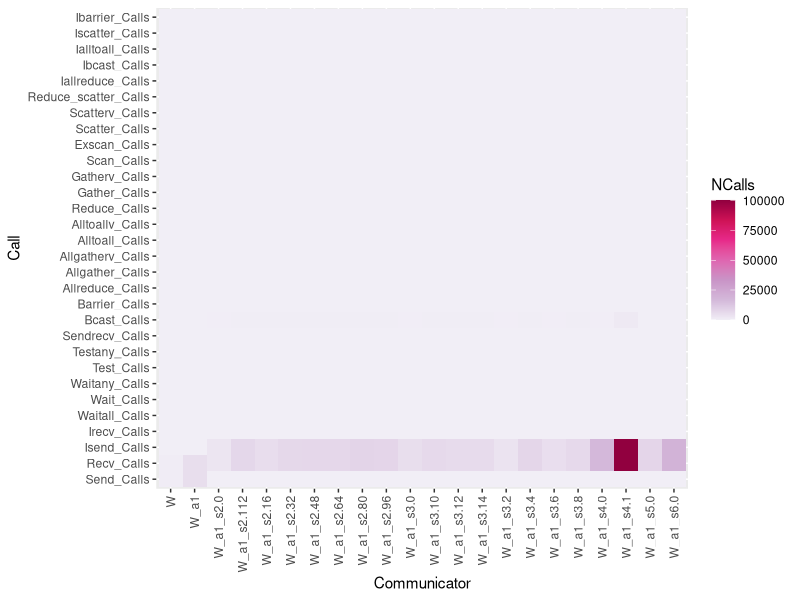
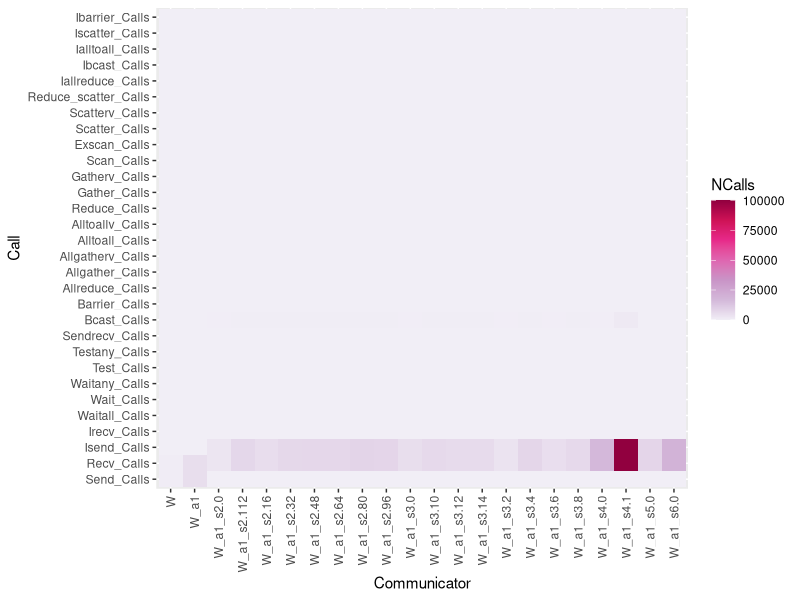

Generate these figures, in order, with R:
df<-read.csv("splatt_128procs_med5tns.csv",header=TRUE,skip=5)
library(ggplot2)
p<-ggplot(data=df[df$Send_Calls > 0, ], aes(x=Comm, y=Send_Calls, fill=Comm)) +
  geom_bar(stat="identity")
#g<-ggplot(data=df, aes(x=dose, y=len, fill=supp)) +
#  geom_bar(stat="identity")

df <- df[df$Comm != "NULL", ]

library(tidyverse)
df <- df %>% select(ends_with(c("_Calls", "Comm")))


#str(df)

library(reshape)

library(RColorBrewer)
library(viridis)

df2 <- melt(df)
str(df2)
colnames(df2) <- c("Communicator", "Call", "NCalls")
#heatmap(as.matrix(df2[,-1]))
library(RColorBrewer)
library(svglite)
coul <- colorRampPalette(brewer.pal(8, "PiYG"))(25)
g <- ggplot(df2, aes(x = Communicator, y = Call, fill = NCalls)) +
  geom_tile() + theme(axis.text.x = element_text(angle = 90, vjust = 0.5, hjust=1)) + 
  scale_fill_distiller(palette = 11,direction = 1)
  #scale_fill_viridis(direction=1)
#scale_fill_gradient(low="yellow",high="black",space="Lab")
#scale_fill_gradient(low = "#ff2D00",high = "#ffffff",guide = "colorbar")
ggsave(file="test.svg", plot=g, width=10, height=8)
print(g)
